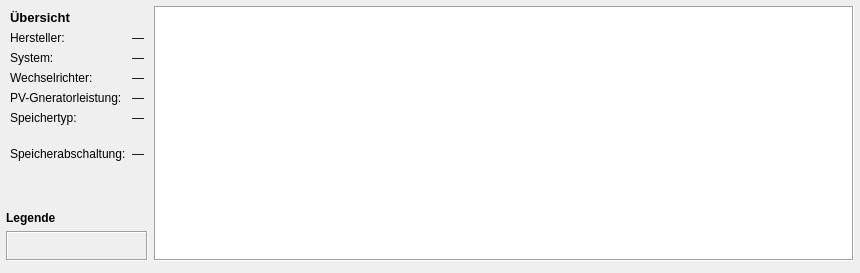
        <widget class="QWidget" name="tab_ergebnis">
         <property name="sizePolicy">
          <sizepolicy hsizetype="Expanding" vsizetype="Expanding">
           <horstretch>0</horstretch>
           <verstretch>0</verstretch>
          </sizepolicy>
         </property>
         <attribute name="title">
          <string>Ergebnis</string>
         </attribute>
         <layout class="QGridLayout" name="gridLayout_7" rowstretch="0,0" columnstretch="0">
          <property name="leftMargin">
           <number>6</number>
          </property>
          <property name="topMargin">
           <number>6</number>
          </property>
          <property name="rightMargin">
           <number>6</number>
          </property>
          <property name="bottomMargin">
           <number>6</number>
          </property>
          <property name="spacing">
           <number>6</number>
          </property>
          <item row="1" column="0">
           <widget class="QFrame" name="frame_Ergebnis_Diagramm">
            <property name="sizePolicy">
             <sizepolicy hsizetype="Expanding" vsizetype="Expanding">
              <horstretch>0</horstretch>
              <verstretch>0</verstretch>
             </sizepolicy>
            </property>
            <property name="focusPolicy">
             <enum>Qt::NoFocus</enum>
            </property>
            <property name="autoFillBackground">
             <bool>true</bool>
            </property>
            <property name="frameShape">
             <enum>QFrame::Box</enum>
            </property>
            <property name="frameShadow">
             <enum>QFrame::Sunken</enum>
            </property>
            <property name="lineWidth">
             <number>1</number>
            </property>
            <property name="midLineWidth">
             <number>0</number>
            </property>
           </widget>
          </item>
          <item row="0" column="0">
           <layout class="QVBoxLayout" name="verticalLayout_13" stretch="0">
            <item>
             <layout class="QHBoxLayout" name="horizontalLayout_3">
              <item>
               <layout class="QVBoxLayout" name="verticalLayout_5">
                <item>
                 <layout class="QFormLayout" name="formLayout_2">
                  <property name="sizeConstraint">
                   <enum>QLayout::SetDefaultConstraint</enum>
                  </property>
                  <property name="fieldGrowthPolicy">
                   <enum>QFormLayout::AllNonFixedFieldsGrow</enum>
                  </property>
                  <property name="rowWrapPolicy">
                   <enum>QFormLayout::DontWrapRows</enum>
                  </property>
                  <property name="horizontalSpacing">
                   <number>6</number>
                  </property>
                  <property name="verticalSpacing">
                   <number>6</number>
                  </property>
                  <property name="leftMargin">
                   <number>4</number>
                  </property>
                  <property name="topMargin">
                   <number>4</number>
                  </property>
                  <property name="rightMargin">
                   <number>4</number>
                  </property>
                  <property name="bottomMargin">
                   <number>4</number>
                  </property>
                  <item row="0" column="0">
                   <widget class="QLabel" name="label_16">
                    <property name="font">
                     <font>
                      <pointsize>10</pointsize>
                      <weight>75</weight>
                      <bold>true</bold>
                     </font>
                    </property>
                    <property name="text">
                     <string>Übersicht</string>
                    </property>
                   </widget>
                  </item>
                  <item row="1" column="0">
                   <widget class="QLabel" name="label_Ergebnis_Hersteller">
                    <property name="sizePolicy">
                     <sizepolicy hsizetype="Preferred" vsizetype="Preferred">
                      <horstretch>0</horstretch>
                      <verstretch>0</verstretch>
                     </sizepolicy>
                    </property>
                    <property name="minimumSize">
                     <size>
                      <width>110</width>
                      <height>0</height>
                     </size>
                    </property>
                    <property name="font">
                     <font>
                      <pointsize>9</pointsize>
                      <stylestrategy>PreferDefault</stylestrategy>
                      <kerning>true</kerning>
                     </font>
                    </property>
                    <property name="text">
                     <string>Hersteller:</string>
                    </property>
                   </widget>
                  </item>
                  <item row="1" column="1">
                   <widget class="QLabel" name="label_Ergebnis_Hersteller_Text">
                    <property name="sizePolicy">
                     <sizepolicy hsizetype="Preferred" vsizetype="Preferred">
                      <horstretch>0</horstretch>
                      <verstretch>0</verstretch>
                     </sizepolicy>
                    </property>
                    <property name="font">
                     <font>
                      <pointsize>9</pointsize>
                      <stylestrategy>PreferDefault</stylestrategy>
                      <kerning>true</kerning>
                     </font>
                    </property>
                    <property name="text">
                     <string>—</string>
                    </property>
                   </widget>
                  </item>
                  <item row="2" column="0">
                   <widget class="QLabel" name="label_Ergebnis_System">
                    <property name="sizePolicy">
                     <sizepolicy hsizetype="Preferred" vsizetype="Preferred">
                      <horstretch>0</horstretch>
                      <verstretch>0</verstretch>
                     </sizepolicy>
                    </property>
                    <property name="minimumSize">
                     <size>
                      <width>110</width>
                      <height>0</height>
                     </size>
                    </property>
                    <property name="font">
                     <font>
                      <pointsize>9</pointsize>
                      <stylestrategy>PreferDefault</stylestrategy>
                      <kerning>true</kerning>
                     </font>
                    </property>
                    <property name="text">
                     <string>System:</string>
                    </property>
                   </widget>
                  </item>
                  <item row="2" column="1">
                   <widget class="QLabel" name="label_Ergebnis_System_Text">
                    <property name="sizePolicy">
                     <sizepolicy hsizetype="Preferred" vsizetype="Preferred">
                      <horstretch>0</horstretch>
                      <verstretch>0</verstretch>
                     </sizepolicy>
                    </property>
                    <property name="font">
                     <font>
                      <pointsize>9</pointsize>
                      <stylestrategy>PreferDefault</stylestrategy>
                      <kerning>true</kerning>
                     </font>
                    </property>
                    <property name="text">
                     <string>—</string>
                    </property>
                   </widget>
                  </item>
                  <item row="3" column="0">
                   <widget class="QLabel" name="label_Ergebnis_Inverter">
                    <property name="sizePolicy">
                     <sizepolicy hsizetype="Preferred" vsizetype="Preferred">
                      <horstretch>0</horstretch>
                      <verstretch>0</verstretch>
                     </sizepolicy>
                    </property>
                    <property name="minimumSize">
                     <size>
                      <width>110</width>
                      <height>0</height>
                     </size>
                    </property>
                    <property name="font">
                     <font>
                      <pointsize>9</pointsize>
                      <stylestrategy>PreferDefault</stylestrategy>
                      <kerning>true</kerning>
                     </font>
                    </property>
                    <property name="text">
                     <string>Wechselrichter:</string>
                    </property>
                   </widget>
                  </item>
                  <item row="3" column="1">
                   <widget class="QLabel" name="label_Ergebnis_Inverter_Text">
                    <property name="sizePolicy">
                     <sizepolicy hsizetype="Preferred" vsizetype="Preferred">
                      <horstretch>0</horstretch>
                      <verstretch>0</verstretch>
                     </sizepolicy>
                    </property>
                    <property name="font">
                     <font>
                      <pointsize>9</pointsize>
                      <stylestrategy>PreferDefault</stylestrategy>
                      <kerning>true</kerning>
                     </font>
                    </property>
                    <property name="text">
                     <string>—</string>
                    </property>
                   </widget>
                  </item>
                  <item row="4" column="0">
                   <widget class="QLabel" name="label_Ergebnis_PV_GeneratorWp">
                    <property name="sizePolicy">
                     <sizepolicy hsizetype="Preferred" vsizetype="Preferred">
                      <horstretch>0</horstretch>
                      <verstretch>0</verstretch>
                     </sizepolicy>
                    </property>
                    <property name="minimumSize">
                     <size>
                      <width>110</width>
                      <height>0</height>
                     </size>
                    </property>
                    <property name="font">
                     <font>
                      <pointsize>9</pointsize>
                      <stylestrategy>PreferDefault</stylestrategy>
                      <kerning>true</kerning>
                     </font>
                    </property>
                    <property name="text">
                     <string>PV-Gneratorleistung:</string>
                    </property>
                   </widget>
                  </item>
                  <item row="4" column="1">
                   <widget class="QLabel" name="label_Ergebnis_PV_GeneratorWp_Text">
                    <property name="sizePolicy">
                     <sizepolicy hsizetype="Preferred" vsizetype="Preferred">
                      <horstretch>0</horstretch>
                      <verstretch>0</verstretch>
                     </sizepolicy>
                    </property>
                    <property name="font">
                     <font>
                      <pointsize>9</pointsize>
                      <stylestrategy>PreferDefault</stylestrategy>
                      <kerning>true</kerning>
                     </font>
                    </property>
                    <property name="text">
                     <string>—</string>
                    </property>
                   </widget>
                  </item>
                  <item row="5" column="0">
                   <widget class="QLabel" name="label_Ergebnis_Speichertyp">
                    <property name="sizePolicy">
                     <sizepolicy hsizetype="Preferred" vsizetype="Preferred">
                      <horstretch>0</horstretch>
                      <verstretch>0</verstretch>
                     </sizepolicy>
                    </property>
                    <property name="minimumSize">
                     <size>
                      <width>110</width>
                      <height>0</height>
                     </size>
                    </property>
                    <property name="font">
                     <font>
                      <pointsize>9</pointsize>
                      <stylestrategy>PreferDefault</stylestrategy>
                      <kerning>true</kerning>
                     </font>
                    </property>
                    <property name="text">
                     <string>Speichertyp:</string>
                    </property>
                   </widget>
                  </item>
                  <item row="5" column="1">
                   <widget class="QLabel" name="label_Ergebnis_Speichertyp_Text">
                    <property name="sizePolicy">
                     <sizepolicy hsizetype="Preferred" vsizetype="Preferred">
                      <horstretch>0</horstretch>
                      <verstretch>0</verstretch>
                     </sizepolicy>
                    </property>
                    <property name="font">
                     <font>
                      <pointsize>9</pointsize>
                      <stylestrategy>PreferDefault</stylestrategy>
                      <kerning>true</kerning>
                     </font>
                    </property>
                    <property name="text">
                     <string>—</string>
                    </property>
                   </widget>
                  </item>
                  <item row="7" column="0">
                   <widget class="QLabel" name="label_17">
                    <property name="font">
                     <font>
                      <pointsize>9</pointsize>
                     </font>
                    </property>
                    <property name="text">
                     <string>Speicherabschaltung:</string>
                    </property>
                   </widget>
                  </item>
                  <item row="7" column="1">
                   <widget class="QLabel" name="label_Ergebnis_Speicheropt">
                    <property name="sizePolicy">
                     <sizepolicy hsizetype="Preferred" vsizetype="Preferred">
                      <horstretch>0</horstretch>
                      <verstretch>0</verstretch>
                     </sizepolicy>
                    </property>
                    <property name="font">
                     <font>
                      <pointsize>9</pointsize>
                      <weight>50</weight>
                      <bold>false</bold>
                     </font>
                    </property>
                    <property name="text">
                     <string>—</string>
                    </property>
                    <property name="textFormat">
                     <enum>Qt::AutoText</enum>
                    </property>
                    <property name="scaledContents">
                     <bool>false</bool>
                    </property>
                    <property name="alignment">
                     <set>Qt::AlignLeading|Qt::AlignLeft|Qt::AlignVCenter</set>
                    </property>
                    <property name="wordWrap">
                     <bool>true</bool>
                    </property>
                   </widget>
                  </item>
                  <item row="6" column="0">
                   <spacer name="verticalSpacer_14">
                    <property name="orientation">
                     <enum>Qt::Vertical</enum>
                    </property>
                    <property name="sizeType">
                     <enum>QSizePolicy::Fixed</enum>
                    </property>
                    <property name="sizeHint" stdset="0">
                     <size>
                      <width>20</width>
                      <height>10</height>
                     </size>
                    </property>
                   </spacer>
                  </item>
                 </layout>
                </item>
                <item>
                 <spacer name="verticalSpacer_13">
                  <property name="orientation">
                   <enum>Qt::Vertical</enum>
                  </property>
                  <property name="sizeHint" stdset="0">
                   <size>
                    <width>20</width>
                    <height>40</height>
                   </size>
                  </property>
                 </spacer>
                </item>
                <item>
                 <widget class="QLabel" name="label_18">
                  <property name="font">
                   <font>
                    <weight>75</weight>
                    <bold>true</bold>
                   </font>
                  </property>
                  <property name="text">
                   <string>Legende</string>
                  </property>
                 </widget>
                </item>
                <item>
                 <widget class="QFrame" name="frame_Ergebnis_Diagramm_Legende">
                  <property name="sizePolicy">
                   <sizepolicy hsizetype="Expanding" vsizetype="Fixed">
                    <horstretch>0</horstretch>
                    <verstretch>0</verstretch>
                   </sizepolicy>
                  </property>
                  <property name="minimumSize">
                   <size>
                    <width>0</width>
                    <height>30</height>
                   </size>
                  </property>
                  <property name="maximumSize">
                   <size>
                    <width>16777215</width>
                    <height>30</height>
                   </size>
                  </property>
                  <property name="autoFillBackground">
                   <bool>true</bool>
                  </property>
                  <property name="frameShape">
                   <enum>QFrame::Box</enum>
                  </property>
                  <property name="frameShadow">
                   <enum>QFrame::Sunken</enum>
                  </property>
                 </widget>
                </item>
               </layout>
              </item>
              <item>
               <layout class="QVBoxLayout" name="verticalLayout_14">
                <item>
                 <widget class="QTableView" name="tableView_Ergebnis_Tabelle">
                  <property name="sizePolicy">
                   <sizepolicy hsizetype="Expanding" vsizetype="Expanding">
                    <horstretch>0</horstretch>
                    <verstretch>0</verstretch>
                   </sizepolicy>
                  </property>
                  <property name="minimumSize">
                   <size>
                    <width>700</width>
                    <height>0</height>
                   </size>
                  </property>
                  <property name="font">
                   <font>
                    <pointsize>9</pointsize>
                   </font>
                  </property>
                  <property name="autoFillBackground">
                   <bool>true</bool>
                  </property>
                  <property name="frameShape">
                   <enum>QFrame::Box</enum>
                  </property>
                  <property name="frameShadow">
                   <enum>QFrame::Sunken</enum>
                  </property>
                  <property name="verticalScrollBarPolicy">
                   <enum>Qt::ScrollBarAsNeeded</enum>
                  </property>
                  <property name="autoScrollMargin">
                   <number>16</number>
                  </property>
                  <property name="editTriggers">
                   <set>QAbstractItemView::NoEditTriggers</set>
                  </property>
                  <property name="showGrid">
                   <bool>true</bool>
                  </property>
                  <property name="wordWrap">
                   <bool>true</bool>
                  </property>
                  <attribute name="horizontalHeaderCascadingSectionResizes">
                   <bool>false</bool>
                  </attribute>
                  <attribute name="horizontalHeaderDefaultSectionSize">
                   <number>100</number>
                  </attribute>
                  <attribute name="horizontalHeaderHighlightSections">
                   <bool>true</bool>
                  </attribute>
                  <attribute name="horizontalHeaderMinimumSectionSize">
                   <number>32</number>
                  </attribute>
                  <attribute name="horizontalHeaderShowSortIndicator" stdset="0">
                   <bool>false</bool>
                  </attribute>
                  <attribute name="horizontalHeaderStretchLastSection">
                   <bool>false</bool>
                  </attribute>
                  <attribute name="verticalHeaderDefaultSectionSize">
                   <number>19</number>
                  </attribute>
                  <attribute name="verticalHeaderMinimumSectionSize">
                   <number>19</number>
                  </attribute>
                  <attribute name="verticalHeaderStretchLastSection">
                   <bool>true</bool>
                  </attribute>
                 </widget>
                </item>
               </layout>
              </item>
             </layout>
            </item>
           </layout>
          </item>
         </layout>
        </widget>
